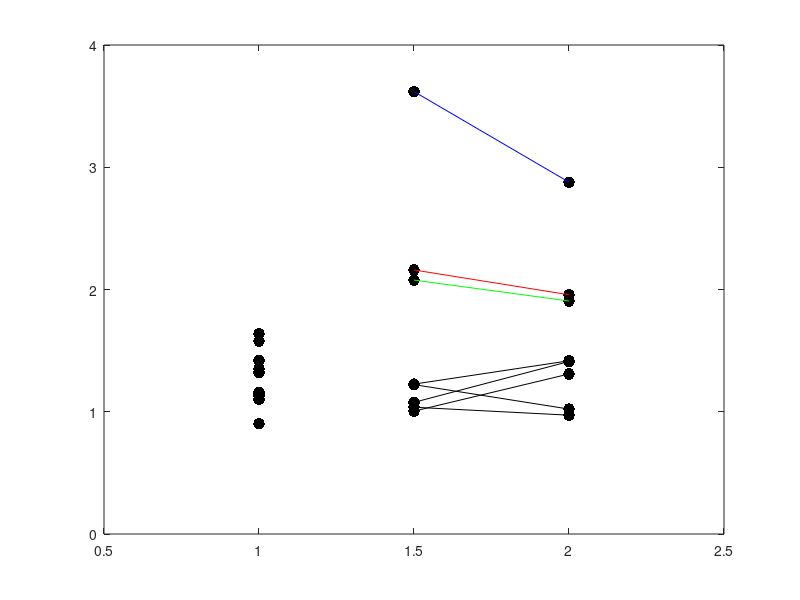
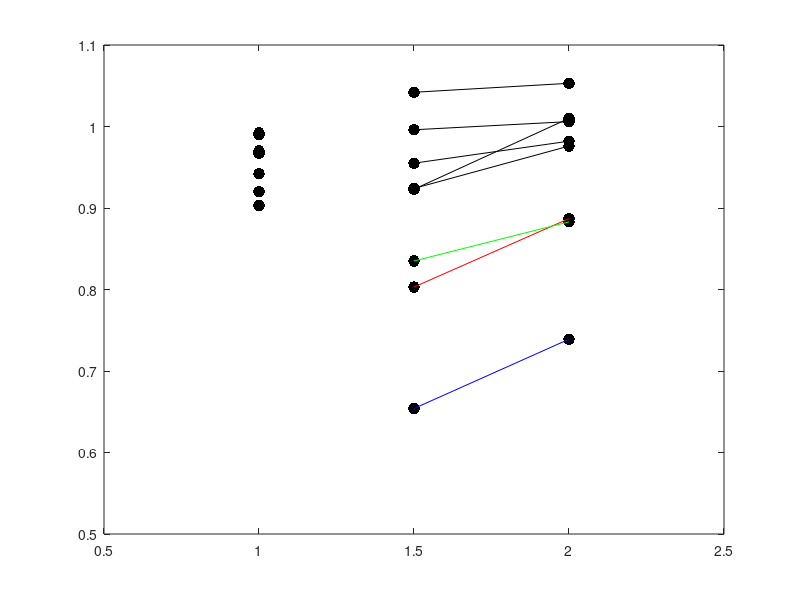
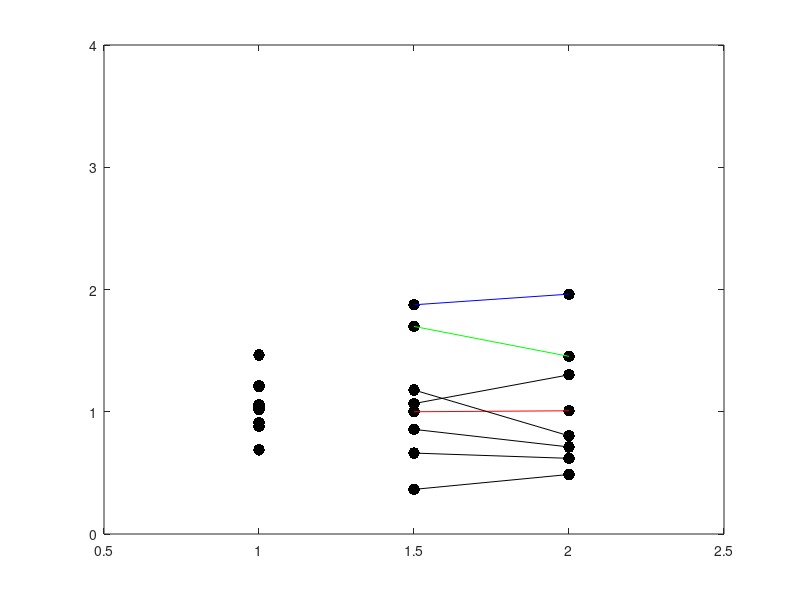
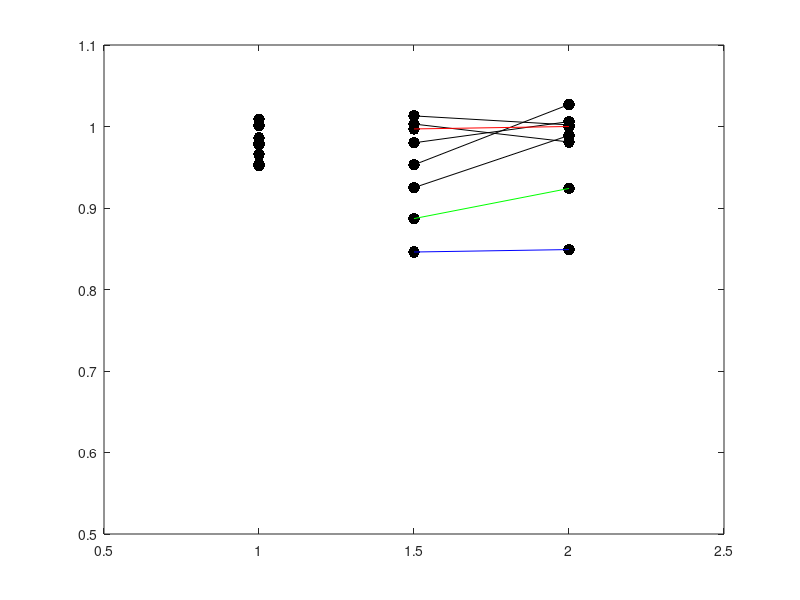

Write the MATLAB code that produced these figures, in order. (Note: this script raises an error after producing the figures.)
function patient_plots()
%PATIENT_PLOTS Summary of this function goes here
%   Detailed explanation goes here

% COMPARISON PLOTS
% PRIMARY ERROR
% 
colz = [1 1 1 1 1 1 1 1 1 1.5 1.5 1.5 1.5 1.5 1.5 1.5 1.5 2 2 2 2 2 2 2 2];
valz = [1.132 1.351 1.637 1.159 1.578 0.901 1.421 1.319 1.101 1.005 1.037 1.077 1.226 2.160 1.222 2.077 3.619 1.309 0.972 1.411 1.417 1.957 1.022 1.906 2.878];
p1 = [1.005 1.309];
p2 = [1.037	0.972];
p3 = [1.077 1.411];
p4 = [1.226	1.417];
p5 = [2.160	1.957];
p6 = [1.222	1.022];
p7 = [2.077	1.906];
p8 = [3.619 2.878];
col2 = [1.5 2];

figure('Name','No break trials primary error','NumberTitle','off')
plot(colz,valz,'.k','MarkerSize',25);
hold all
plot(col2,p1,'k')
plot(col2,p2,'k')
plot(col2,p3,'k')
plot(col2,p4,'k')
plot(col2,p5,'r')
plot(col2,p6,'k')
plot(col2,p7,'g')
plot(col2,p8,'b')
axis([.5,2.5,.0,4])

% % PRIMARY GAIN

colz = [1 1 1 1 1 1 1 1 1 1.5 1.5 1.5 1.5 1.5 1.5 1.5 1.5 2 2 2 2 2 2 2 2];
valz = [0.970 0.970 0.903 0.942 0.967 0.990 0.920 0.968 0.992 1.042 0.996 0.955 0.923 0.803 0.924 0.835 0.654 1.053 1.006 0.982 1.010 0.887 0.976 0.883 0.739];

p1 = [1.042 1.053];
p2 = [0.996	1.006];
p3 = [0.955 0.982];
p4 = [0.923	1.010];
p5 = [0.803	0.887];
p6 = [0.924	0.976];
p7 = [0.835	0.883];
p8 = [0.654 0.739];
col2 = [1.5 2];

figure('Name','No break trials primary gain','NumberTitle','off')
plot(colz,valz,'.k','MarkerSize',25);
hold all
plot(col2,p1,'k')
plot(col2,p2,'k')
plot(col2,p3,'k')
plot(col2,p4,'k')
plot(col2,p5,'r')
plot(col2,p6,'k')
plot(col2,p7,'g')
plot(col2,p8,'b')
axis([.5,2.5,.5,1.1]) 

% % FINAL ERROR
% 
colz = [1 1 1 1 1 1 1 1 1 1.5 1.5 1.5 1.5 1.5 1.5 1.5 1.5 2 2 2 2 2 2 2 2];
valz = [0.880 1.034 1.204 0.910 1.464 0.688 1.058 1.214 1.017 0.365 0.856 0.662 1.067 1.000 1.178 1.698 1.875 0.487 0.712 0.619 1.302 1.008 0.803 1.453 1.962];

p1 = [0.365 0.487];
p2 = [0.856 0.712];
p3 = [0.662 0.619];
p4 = [1.067 1.302];
p5 = [1.000 1.008];
p6 = [1.178 0.803];
p7 = [1.698 1.453];
p8 = [1.875 1.962];
col2 = [1.5 2];

figure('Name','No break trials final error','NumberTitle','off')
plot(colz,valz,'.k','MarkerSize',25);
hold all
plot(col2,p1,'k')
plot(col2,p2,'k')
plot(col2,p3,'k')
plot(col2,p4,'k')
plot(col2,p5,'r')
plot(col2,p6,'k')
plot(col2,p7,'g')
plot(col2,p8,'b')
axis([.5,2.5,.0,4])

% % Final GAIN

colz = [1 1 1 1 1 1 1 1 1 1.5 1.5 1.5 1.5 1.5 1.5 1.5 1.5 2 2 2 2 2 2 2 2];
valz = [0.980 1.001 0.986 0.966 0.978 1.009 0.978 0.954 0.952 1.013 0.980 1.003 0.953 0.997 0.925 0.887 0.846 1.002 1.006 0.981 1.027 1.000 0.989 0.924 0.849];

p1 = [1.013 1.002];
p2 = [0.980 1.006];
p3 = [1.003 0.981];
p4 = [0.953 1.027];
p5 = [0.997 1.000];
p6 = [0.925 0.989];
p7 = [0.887 0.924];
p8 = [0.846 0.849];
col2 = [1.5 2];

figure('Name','No break trials final gain','NumberTitle','off')
plot(colz,valz,'.k','MarkerSize',25);
hold all
plot(col2,p1,'k')
plot(col2,p2,'k')
plot(col2,p3,'k')
plot(col2,p4,'k')
plot(col2,p5,'r')
plot(col2,p6,'k')
plot(col2,p7,'g')
plot(col2,p8,'b')
axis([.5,2.5,.5,1.1]) 

% % SRT

colz = [1 1 1 1 1 1 1 1 1 1.5 1.5 1.5 1.5 1.5 1.5 1.5 1.5 2 2 2 2 2 2 2 2];
valz = [219 277 263 261 304 227 279 314 290 396 305 324 233 383 291 288 281 392 294 316 234 416 295 309 327];

p1 = [396 392];
p2 = [305 294];
p3 = [324 316];
p4 = [233 234];
p5 = [383 416];
p6 = [291 295];
p7 = [288 309];
p8 = [281 327];
col2 = [1.5 2];

figure('Name','No break trials SRT','NumberTitle','off')
plot(colz,valz,'.k','MarkerSize',25);
hold all
plot(col2,p1,'k')
plot(col2,p2,'k')
plot(col2,p3,'k')
plot(col2,p4,'k')
plot(col2,p5,'r')
plot(col2,p6,'k')
plot(col2,p7,'g')
plot(col2,p8,'b')
axis([.5,2.5,0,500]) 

% % PRIMARY GAIN VARIABILITY

colz = [1 1 1 1 1 1 1 1 1 1.5 1.5 1.5 1.5 1.5 1.5 1.5 1.5 2 2 2 2 2 2 2 2];
valz = [0.163 0.200 0.170 0.105 0.159 0.111 0.151 0.232 0.135 0.274 0.144 0.204 0.124 0.235 0.137 0.174 0.262 0.170 0.084 0.230 0.167 0.254 0.125 0.203 0.242];

p1 = [0.170 0.274];
p2 = [0.144	0.084];
p3 = [0.204 0.230];
p4 = [0.124	0.167];
p5 = [0.235	0.254];
p6 = [0.137	0.125];
p7 = [0.174	0.203];
p8 = [0.262	0.242];
col2 = [1.5 2];

figure('Name','No break trials gain variability','NumberTitle','off')
plot(colz,valz,'.k','MarkerSize',25);
hold all
plot(col2,p1,'k')
plot(col2,p2,'k')
plot(col2,p3,'k')
plot(col2,p4,'k')
plot(col2,p5,'r')
plot(col2,p6,'k')
plot(col2,p7,'g')
plot(col2,p8,'b')
axis([.5,2.5,0,0.6]) 

%%%%%%%%%%%%%%%%%%%%%%%%%%%%%%%%
% SIGNIFANCE TESTING AND PLOTS %
%%%%%%%%%%%%%%%%%%%%%%%%%%%%%%%%

% % PRIMARY ERROR

grp = {'control' 'control' 'control' 'control' 'control' 'control' 'control' 'control' 'control' 'dlpfcc' 'dlpfcc' 'dlpfcc' 'dlpfcc' 'fefc' 'dlpfcc' 'dlpfcc' 'fefc' 'dlpfci' 'dlpfci' 'dlpfci' 'dlpfci' 'fefi' 'dlpfci' 'dlpfci' 'fefi'};
valz = [1.132 1.351 1.637 1.159 1.578 0.901 1.421 1.319 1.101 1.005 1.037 1.077 1.226 2.160 1.222 2.077 3.619 1.309 0.972 1.411 1.417 1.957 1.022 1.906 2.878];
cont = [1.132 1.351 1.637 1.159 1.578 0.901 1.421 1.319 1.101];
dlpfci = [1.005 1.037 1.077 1.226 1.222 2.077];
fefi = [2.160 3.619];
dlpfcc = [1.309 0.972 1.411 1.417 1.022 1.906];
fefc = [1.957 2.878];

p = kruskalwallis(valz,grp)
pdlpfci = ranksum(cont,dlpfci)
pdlpfcc = ranksum(cont,dlpfcc)
pfefi = ranksum(cont,fefi)
pfefc = ranksum(cont,fefc)

% figure('Name','Primary error','NumberTitle','off')
% meds = [median(cont); median(dlpfci); median(dlpfcc); median(fefi); median(fefc)];
% errs = [iqr(cont); iqr(dlpfci); iqr(dlpfcc); iqr(fefi); iqr(fefc)];
% h = barwitherr(errs,meds);

figure('Name','Primary error','NumberTitle','off')
gp = [1 1 1 1 1 1 1 1 1 2 2 2 2 4 2 2 4 3 3 3 3 5 3 3 5];
boxplot(valz,gp,'whisker',0,'symbol','r','plotstyle','compact');
ylim([0 4.5])

% % PRIMARY GAIN

grp = {'control' 'control' 'control' 'control' 'control' 'control' 'control' 'control' 'control' 'dlpfcc' 'dlpfcc' 'dlpfcc' 'dlpfcc' 'fefc' 'dlpfcc' 'dlpfcc' 'fefc' 'dlpfci' 'dlpfci' 'dlpfci' 'dlpfci' 'fefi' 'dlpfci' 'dlpfci' 'fefi'};
valz = [0.970 0.970 0.903 0.942 0.967 0.990 0.920 0.968 0.992 1.042 0.996 0.955 0.923 0.803 0.924 0.835 0.654 1.053 1.006 0.982 1.010 0.887 0.976 0.883 0.739];
cont = [0.970 0.970 0.903 0.942 0.967 0.990 0.920 0.968 0.992];
dlpfci = [1.042 0.996 0.955 0.923 0.924 0.835];
fefi = [0.803 0.654];
dlpfcc = [1.053 1.006 0.982 1.010 0.976 0.883];
fefc = [0.887 0.739];

p = kruskalwallis(valz,grp)
pdlpfci = ranksum(cont,dlpfci)
pdlpfcc = ranksum(cont,dlpfcc)
pfefi = ranksum(cont,fefi)
pfefc = ranksum(cont,fefc)

figure('Name','Primary gain','NumberTitle','off')
gp = [1 1 1 1 1 1 1 1 1 2 2 2 2 4 2 2 4 3 3 3 3 5 3 3 5];
boxplot(valz,gp,'whisker',0,'symbol','r','plotstyle','compact');
ylim([.5 1.1])

% % FINAL ERROR
% 
grp = {'control' 'control' 'control' 'control' 'control' 'control' 'control' 'control' 'control' 'dlpfcc' 'dlpfcc' 'dlpfcc' 'dlpfcc' 'fefc' 'dlpfcc' 'dlpfcc' 'fefc' 'dlpfci' 'dlpfci' 'dlpfci' 'dlpfci' 'fefi' 'dlpfci' 'dlpfci' 'fefi'};
valz = [0.880 1.034 1.204 0.910 1.464 0.688 1.058 1.214 1.017 0.365 0.856 0.662 1.067 1.000 1.178 1.698 1.875 0.487 0.712 0.619 1.302 1.008 0.803 1.453 1.962];

p = kruskalwallis(valz,grp)

figure('Name','Final error','NumberTitle','off')
gp = [1 1 1 1 1 1 1 1 1 2 2 2 2 4 2 2 4 3 3 3 3 5 3 3 5];
boxplot(valz,gp,'whisker',0,'symbol','r','plotstyle','compact');
ylim([0 4.5])

% % Final GAIN

grp = {'control' 'control' 'control' 'control' 'control' 'control' 'control' 'control' 'control' 'dlpfcc' 'dlpfcc' 'dlpfcc' 'dlpfcc' 'fefc' 'dlpfcc' 'dlpfcc' 'fefc' 'dlpfci' 'dlpfci' 'dlpfci' 'dlpfci' 'fefi' 'dlpfci' 'dlpfci' 'fefi'};
valz = [0.980 1.001 0.986 0.966 0.978 1.009 0.978 0.954 0.952 1.013 0.980 1.003 0.953 0.997 0.925 0.887 0.846 1.002 1.006 0.981 1.027 1.000 0.989 0.924 0.849];

p = kruskalwallis(valz,grp)

figure('Name','Final gain','NumberTitle','off')
gp = [1 1 1 1 1 1 1 1 1 2 2 2 2 4 2 2 4 3 3 3 3 5 3 3 5];
boxplot(valz,gp,'whisker',0,'symbol','r','plotstyle','compact');
ylim([.5 1.1])

% % SRT

grp = {'control' 'control' 'control' 'control' 'control' 'control' 'control' 'control' 'control' 'dlpfcc' 'dlpfcc' 'dlpfcc' 'dlpfcc' 'fefc' 'dlpfcc' 'dlpfcc' 'fefc' 'dlpfci' 'dlpfci' 'dlpfci' 'dlpfci' 'fefi' 'dlpfci' 'dlpfci' 'fefi'};
valz = [219 277 263 261 304 227 279 314 290 396 305 324 233 383 291 288 281 392 294 316 234 416 295 309 327];

p = kruskalwallis(valz,grp)

figure('Name','SRT','NumberTitle','off')
gp = [1 1 1 1 1 1 1 1 1 2 2 2 2 4 2 2 4 3 3 3 3 5 3 3 5];
boxplot(valz,gp,'whisker',0,'symbol','r','plotstyle','compact');
ylim([0 500])

% % GAIN VARIABILITY

grp = {'control' 'control' 'control' 'control' 'control' 'control' 'control' 'control' 'control' 'dlpfcc' 'dlpfcc' 'dlpfcc' 'dlpfcc' 'fefc' 'dlpfcc' 'dlpfcc' 'fefc' 'dlpfci' 'dlpfci' 'dlpfci' 'dlpfci' 'fefi' 'dlpfci' 'dlpfci' 'fefi'};
valz = [0.163 0.200 0.170 0.105 0.159 0.111 0.151 0.232 0.135 0.274 0.144 0.204 0.124 0.235 0.137 0.174 0.262 0.170 0.084 0.230 0.167 0.254 0.125 0.203 0.242];

p = kruskalwallis(valz,grp)

figure('Name','Gain variability','NumberTitle','off')
gp = [1 1 1 1 1 1 1 1 1 2 2 2 2 4 2 2 4 3 3 3 3 5 3 3 5];
boxplot(valz,gp,'whisker',0,'symbol','r','plotstyle','compact');
ylim([0 .6])

% % CONTROLS L V R ERROR
le = [1.182 1.238 1.565 1.188 1.669 0.988 1.462 1.322 1.076];
ri = [1.077 1.475 1.717 1.120 1.447 0.842 1.375 1.283 1.105];

error_lr = ranksum(le,ri)

% % CONTROLS L V R GAIN

le = [0.966 0.980 0.907 0.949 0.922 0.986 0.922 0.976 0.986];
ri = [0.974 0.959 0.902 0.937 0.997 0.990 0.920 0.932 0.993];

gain_lr = ranksum(le,ri)

% % CONTROLS L V R SRT

le = [221 278 261 255 323 236 273 320 282];
ri = [219 276 265 265 291 218 285 308 300];

srt_lr = ranksum(le,ri)

% for i=1:7
%     ys(i) = dt_err(i) * (sin(bins(i)));
%     xs(i) = dt_err(i) * (cos(bins(i)));
% end
% 
% xm = mean(xs);
% ym = mean(ys);
% 
% [th,r] = cart2pol(xm,ym);
% compass(th,r);

% COMPASS PLOTS
% MEAN DIRECTION

% amp = mean(dt_err_f);
% origrho=dt_err_f;
% origtheta= bins;
% [X,Y] = pol2cart(origtheta,origrho);
% for i=1:8,am(i)=X(i)*origrho(i);bm(i)=Y(i)*origrho(i);end
% Cmx=sum(am)/sum(origrho(1:8));
% Cmy=sum(bm)/sum(origrho(1:8));
% Cmvr=sqrt(Cmx.^2 + Cmy.^2);%length
% Cmvtheta=atan2(Cmy,Cmx);%angle of average vector
% Cmvrnormorig=Cmvr/mean(origrho(1:8));
% polar(origtheta,origrho)
% hold on
% polar(Cmvtheta,amp,'*r')
% compass(Cmvtheta,amp);

% MULTISTEP SACCADES

cont = [0.070 0.058 0.080 0.058 0.025 0.008 0.089 0.004 0.045];
dlpfci = [0.024 0.037 0.035 0.008 0.006 0.060];
fefi = [0.108 0.087];
dlpfcc = [0.014 0.013 0.059 0.033 0.010 0.053];
fefc = [0.167 0.178];

figure('Name','Multisteps','NumberTitle','off')
meds = [median(cont); median(dlpfci); median(dlpfcc); median(fefi); median(fefc)];
errs = [iqr(cont); iqr(dlpfci); iqr(dlpfcc); iqr(fefi); iqr(fefc)];
h = barwitherr(errs,meds);

grp = {'control' 'control' 'control' 'control' 'control' 'control' 'control' 'control' 'control' 'dlpfcc' 'dlpfcc' 'dlpfcc' 'dlpfcc' 'fefc' 'dlpfcc' 'dlpfcc' 'fefc' 'dlpfci' 'dlpfci' 'dlpfci' 'dlpfci' 'fefi' 'dlpfci' 'dlpfci' 'fefi'};
valz = [0.070 0.058 0.080 0.058 0.025 0.008 0.089 0.004 0.045 0.014 0.013 0.059 0.033 0.167 0.010 0.053 0.178 0.024 0.037 0.035 0.008 0.108 0.006 0.060 0.087];

p = kruskalwallis(valz,grp)

pdlpfci = ranksum(cont,dlpfci)
pdlpfcc = ranksum(cont,dlpfcc)
pfefi = ranksum(cont,fefi)
pfefc = ranksum(cont,fefc)

end

